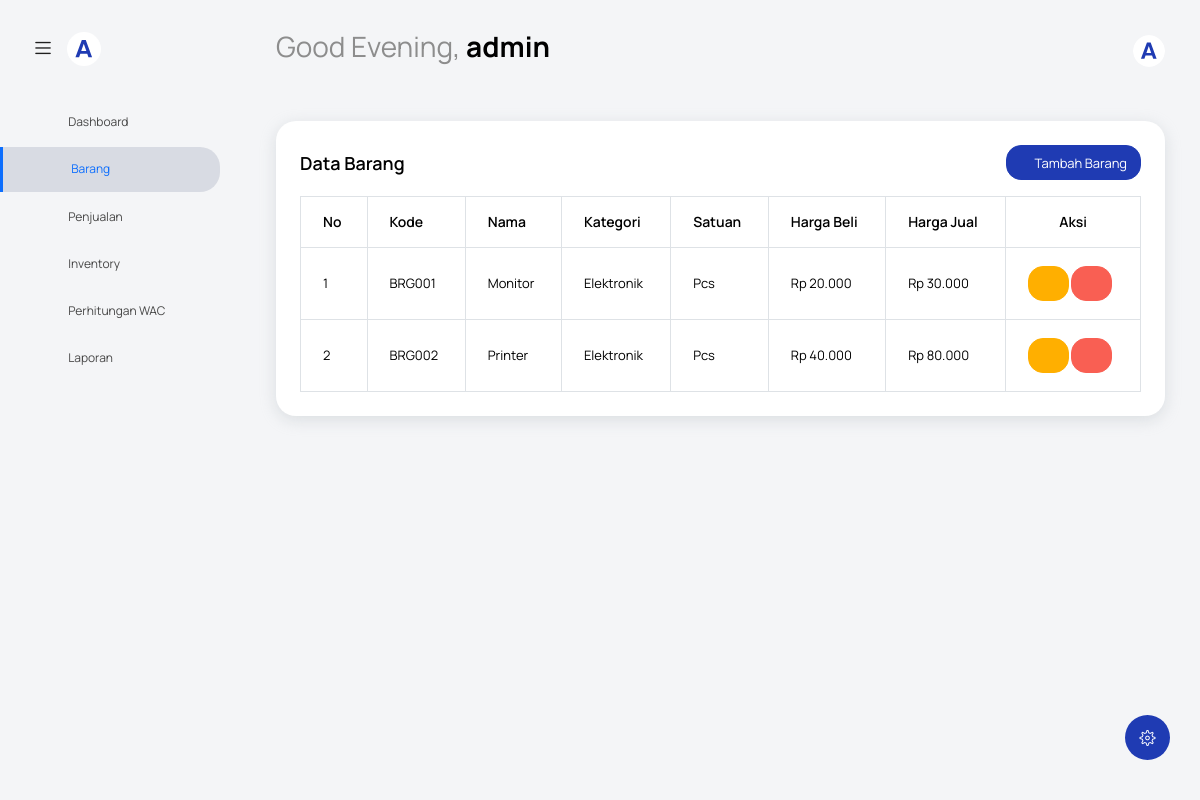
Screenshot of /index.php?page=barang (signed in) with the database file from the repository.
### tables this page shows
CREATE TABLE `barang` (
  `id_barang` int NOT NULL,
  `kode_barang` varchar(50) NOT NULL,
  `nama_barang` varchar(100) NOT NULL,
  `kategori` varchar(50) DEFAULT NULL,
  `satuan` varchar(20) DEFAULT NULL,
  `harga_beli` decimal(12,2) NOT NULL DEFAULT '0.00',
  `harga_jual` decimal(12,2) NOT NULL DEFAULT '0.00'
);

### view/barang/index.php (the view, shortened to what this page needs)
<?php include('view/template/header.php'); ?>
<body class="with-welcome-text">
    <div class="container-scroller">
        <?php include 'view/template/navbar.php'; ?>
        <div class="container-fluid page-body-wrapper">
            <?php include 'view/template/setting_panel.php'; ?>
            <?php include 'view/template/sidebar.php'; ?>
            <div class="main-panel">
                <div class="content-wrapper">
                    <div class="row">
                        <div class="col-sm-12">
                            <?php
                            include 'koneksi.php';
                            $query = "SELECT * FROM barang";
                            $result = mysqli_query($koneksi, $query);
                            ?>
                            <div class="card">
                                <div class="card-body">
                                    <div class="d-flex justify-content-between align-items-center mb-3">
                                        <h4 class="card-title mb-0">Data Barang</h4>
                                        <a href="index.php?page=tambah-data" class="btn btn-primary btn-sm">
                                            <i class="mdi mdi-plus"></i> Tambah Barang
                                        </a>
                                    </div>
                                    <div class="table-responsive">
                                        <table id="tabelBarang" class="table table-bordered">
                                            <thead>
                                                <tr>
                                                    <th>No</th>
                                                    <th>Kode</th>
                                                    <th>Nama</th>
                                                    <th>Kategori</th>
                                                    <th>Satuan</th>
                                                    <th>Harga Beli</th>
                                                    <th>Harga Jual</th>
                                                    <th class="text-center">Aksi</th>
                                                </tr>
                                            </thead>
                                            <tbody>
                                                <?php $no = 1;
                                                while ($row = mysqli_fetch_assoc($result)) : ?>
                                                    <tr>
                                                        <td><?= $no++; ?></td>
                                                        <td><?= htmlspecialchars($row['kode_barang']); ?></td>
                                                        <td><?= htmlspecialchars($row['nama_barang']); ?></td>
                                                        <td><?= htmlspecialchars($row['kategori']); ?></td>
                                                        <td><?= htmlspecialchars($row['satuan']); ?></td>
                                                        <td>Rp <?= number_format($row['harga_beli'], 0, ',', '.'); ?></td>
                                                        <td>Rp <?= number_format($row['harga_jual'], 0, ',', '.'); ?></td>
                                                        <td>
                                                            <a href="index.php?page=edit-data&id=<?= $row['id_barang']; ?>" class="btn btn-warning btn-sm">
                                                                <i class="mdi mdi-pencil"></i>
                                                            </a>
                                                            <a href="index.php?page=controller/ProdukController&method=DELETE&id=<?= $row['id_barang']; ?>" onclick="return confirm('Yakin ingin menghapus?')" class="btn btn-danger btn-sm">
                                                                <i class="mdi mdi-delete"></i>
                                                            </a>
                                                        </td>
                                                    </tr>
                                                <?php endwhile; ?>
                                            </tbody>
                                        </table>
                                    </div>
                                </div>
                            </div>
                        </div>
                    </div>
                </div>
            </div>
        </div>
    </div>
</body>
</html>

### rows the page displays
barang: kode_barang "BRG001", nama_barang "Monitor", kategori "Elektronik", satuan "Pcs", harga_beli "20.000", harga_jual "30.000"
barang: kode_barang "BRG002", nama_barang "Printer", kategori "Elektronik", satuan "Pcs", harga_beli "40.000", harga_jual "80.000"

### other values shown
$namaPengguna "admin"
$item['title'] "Dashboard"
$item['title'] "Barang"
$item['title'] "Penjualan"
$item['title'] "Inventory"
$item['title'] "Perhitungan WAC"
$item['title'] "Laporan"
